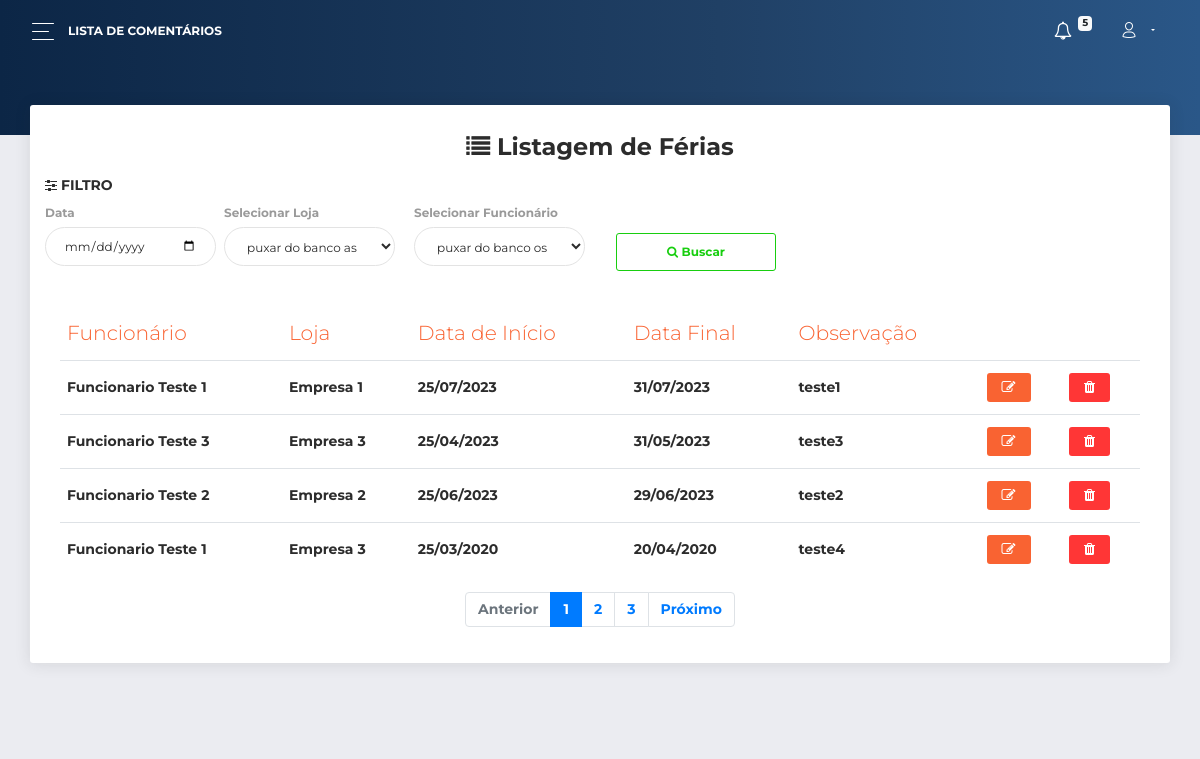
Screenshot of /painel/ferias.php (signed in) with the database file from the repository.
### tables this page shows
CREATE TABLE IF NOT EXISTS `ferias` (
  `id` INT NOT NULL AUTO_INCREMENT,
  `data_inicio` DATE NOT NULL,
  `data_fim` DATE NOT NULL,
  `observacao` VARCHAR(45) NULL,
  `data_criacao` DATETIME NOT NULL,
  `funcionarios_id` INT NOT NULL,
  `empresas_id` INT NOT NULL,
  PRIMARY KEY (`id`),
  INDEX `fk_ferias_funcionarios1_idx` (`funcionarios_id` ASC),
  INDEX `fk_ferias_empresas1_idx` (`empresas_id` ASC),
  CONSTRAINT `fk_ferias_funcionarios1`
    FOREIGN KEY (`funcionarios_id`)
    REFERENCES `funcionarios` (`id`)
    ON DELETE NO ACTION
    ON UPDATE NO ACTION,
  CONSTRAINT `fk_ferias_empresas1`
    FOREIGN KEY (`empresas_id`)
    REFERENCES `empresas` (`id`)
    ON DELETE NO ACTION
    ON UPDATE NO ACTION);

### painel/ferias.php (the view, shortened to what this page needs)
<?php
include_once "../complements/inicio_php.php";
require "../complements/begin_page.php";
$pesquisa_ferias = "SELECT * FROM acessos_ferias WHERE usuarios_id =".$_SESSION["id_usuario_login"]['id']." order by data_criacao DESC;";
$resultado_ferias = mysqli_query($conn, $pesquisa_ferias);
?>
<body class="">
  <div class="wrapper ">
    <div class="main-panel" id="main-panel">
      <nav class="navbar navbar-expand-lg navbar-transparent  bg-primary  navbar-absolute">
        <div class="container-fluid">
          <div class="navbar-wrapper">
            <div class="navbar-toggle">
              <button type="button" class="navbar-toggler">
                <span class="navbar-toggler-bar bar1"></span>
                <span class="navbar-toggler-bar bar2"></span>
                <span class="navbar-toggler-bar bar3"></span>
              </button>
            </div>
            <a class="navbar-brand"> Lista de Comentários</a>
          </div>
          <div class="collapse navbar-collapse justify-content-end" id="navigation">
            <ul class="navbar-nav">
              <li class="nav-item dropdown">
                <a href="notificacoes.php" class="nav-link">
                  <i class="fa fa-bell-o"></i>
                  <p>
                    <span class="badge badge-light">5</span>
                  </p>
                </a>
              </li>
              <li style="cursor: pointer;" class="nav-item dropdown">
                <a class="nav-link dropdown-toggle" id="navbarDropdownMenuLink" data-toggle="dropdown" aria-haspopup="true" aria-expanded="false">
                  <i class="now-ui-icons users_single-02"></i>
                </a>
              </li>
            </ul>
          </div>
        </div>
      </nav>
      <div class="panel-header panel-header-sm">
      </div>
      <div class="content">
        <div class="row">
          <div class="col-md-12">
            <div class="card">
              <div class="card-header"><center>
                <h4 class="card-title"> <i class="fa fa-list"></i><b> Listagem de Férias</b></h4></center>
                <h6><i class="fa fa-sliders"></i> Filtro</h6>
                <div class="row">
                    <div class="col-md-2 pr-1">
                      <div class="form-group">
                        <label>Data</label>
                        <input type="date" name="data" class="form-control" >
                      </div>
                    </div>
                    <div class="col-md-2 pl-1">
                      <div class="form-group">
                        <label>Selecionar Loja</label>
                        <select name="" class="form-control">
                          <option value="">puxar do banco as empresas que o adm administra</option>
                        </select>
                      </div>
                    </div>
                    <div class="col-md-2 pl-1">
                      <div class="form-group">
                        <label>Selecionar Funcionário</label>
                        <select name="" class="form-control">
                          <option value="">puxar do banco os funcionarios da empresa selecionada</option>
                        </select>
                      </div>
                    </div>
                  <div class="col-md-2">
                      <div class="form-group"><br>
                        <button type="submit" name="filtrar" class="btn btn-outline-success" style="width: 100%;"><b><i class="fa fa-search"></i> Buscar</b></button><br>
                      </div>
                    </div>
              </div>
              <div class="card-body">
                <div class="table-responsive">
                  <table class="table">
                    <thead class=" text-primary">
                      <th>
                        Funcionário
                      </th>
                      <th>
                        Loja
                      </th>
                      <th>
                        Data de Início
                      </th>
                      <th>
                        Data Final
                      </th>
                      <th>
                        Observação
                      </th>
                    </thead>
                    <tbody>
                    <?php  while ($row_ferias = mysqli_fetch_assoc($resultado_ferias)){ ?>
                      <tr>
                        <td>
                          <?php echo $row_ferias['funcionario_nome_completo'];?>
                        </td>
                        <td>
                          <?php echo $row_ferias['empresa_nome_loja'];?>
                        </td>
                        <td>
                          <?php echo date("d/m/Y", strtotime($row_ferias['data_inicio']));?>
                        </td>
                        <td>
                          <?php echo date("d/m/Y", strtotime($row_ferias['data_fim']));?>
                        </td>
                        <td>
                          <?php echo $row_ferias['observacao'];?>
                        </td>
                        <td>
                          <form action="editar-ferias.php">
                            <button class="btn btn-primary btn-sm" title="Editar"><i class=" fa fa-edit"></i></button>
                        </form>
                        </td>
                        <td>
                          <form action="" method="get">
                          <button name="excluir" onclick="myFunction()" class="btn btn-danger btn-sm"><i class=" fa fa-trash"></i></button>
                        </form>
                        </td>
                      </tr>
                    <?php } ?>
                    </tbody>
                  </table>
                  <nav aria-label="Navegação de página exemplo">
                    <ul class="pagination justify-content-center">
                      <li class="page-item disabled">
                        <a class="page-link" href="#" tabindex="-1">Anterior</a>
                      </li>
                      <li class="page-item active"><a class="page-link" href="#">1</a></li>
                      <li class="page-item"><a class="page-link" href="#">2</a></li>
                      <li class="page-item"><a class="page-link" href="#">3</a></li>
                      <li class="page-item">
                        <a class="page-link" href="#">Próximo</a>
                      </li>
                    </ul>
                  </nav>
                </div>
              </div>
            </div>
          </div>
        </div>
      </div>
      <footer class="footer">
      </footer>
    </div>
  </div>
</body>
</html>

### painel/assets/css/style.css (style rules this page uses)
.badge { font-size: 10px; position: relative; top: -8px; left: -1px; }

### rows the page displays
ferias: funcionario_nome_completo "Funcionario Teste 1", empresa_nome_loja "Empresa 1", data_inicio "25/07/2023", data_fim "31/07/2023", observacao "teste1"
ferias: funcionario_nome_completo "Funcionario Teste 3", empresa_nome_loja "Empresa 3", data_inicio "25/04/2023", data_fim "31/05/2023", observacao "teste3"
ferias: funcionario_nome_completo "Funcionario Teste 2", empresa_nome_loja "Empresa 2", data_inicio "25/06/2023", data_fim "29/06/2023", observacao "teste2"
ferias: funcionario_nome_completo "Funcionario Teste 1", empresa_nome_loja "Empresa 3", data_inicio "25/03/2020", data_fim "20/04/2020", observacao "teste4"
